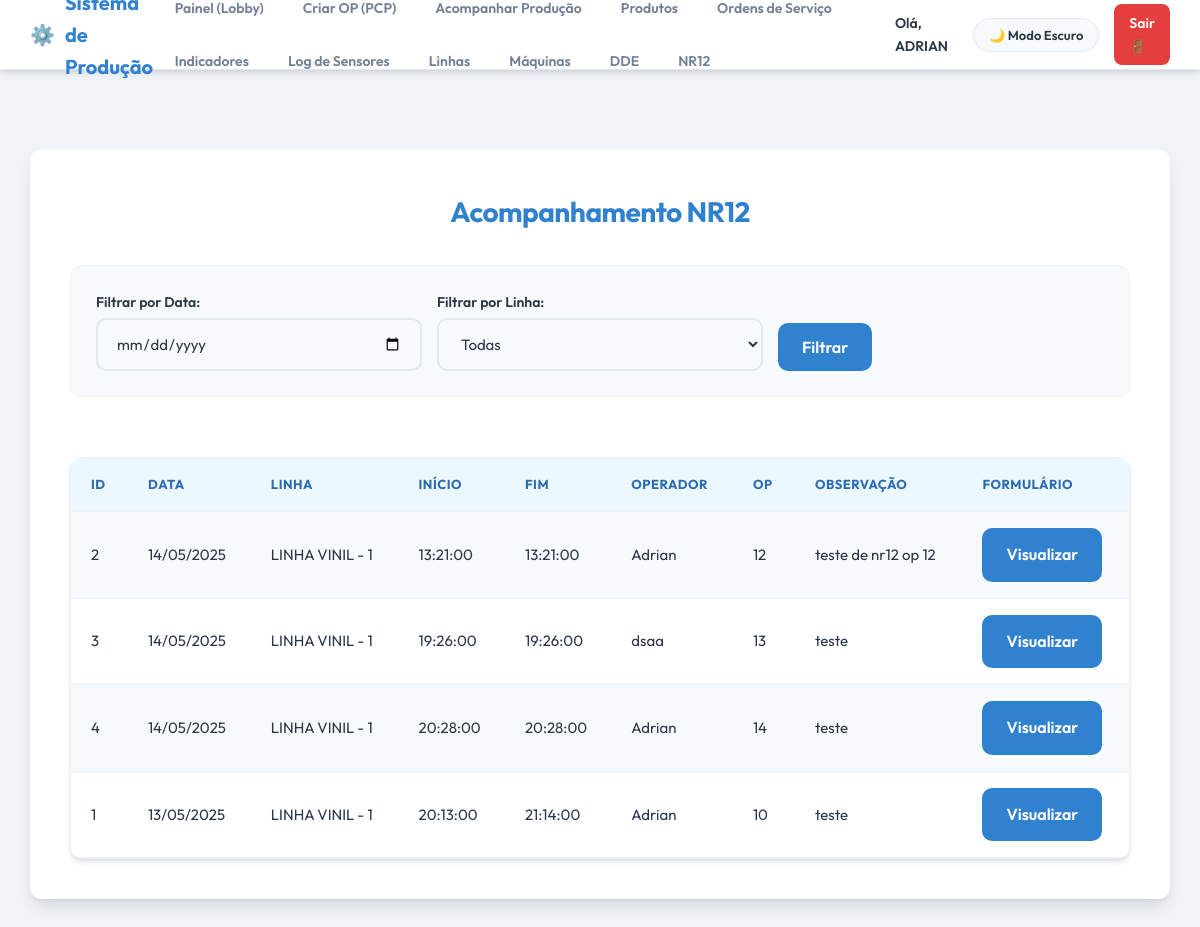
Page /pages/nr12_acompanhamento.php (signed in) on the committed database.
### tables this page shows
CREATE TABLE `tab_nr12` (
  `ID_TAB_NR12` int NOT NULL AUTO_INCREMENT,
  `NR12_DATA` date NOT NULL,
  `NR12_LINHA` varchar(50) NOT NULL,
  `NR12_INICIO` time NOT NULL,
  `NR12_FIM` time NOT NULL,
  `NR12_OPERADOR` varchar(100) NOT NULL,
  `NR12_OP` int NOT NULL,
  `Q1` enum('CONFORME','NÃO CONFORME','NÃO APLICÁVEL') NOT NULL,
  `Q2` enum('CONFORME','NÃO CONFORME','NÃO APLICÁVEL') NOT NULL,
  `Q3` enum('CONFORME','NÃO CONFORME','NÃO APLICÁVEL') NOT NULL,
  `Q4` enum('CONFORME','NÃO CONFORME','NÃO APLICÁVEL') NOT NULL,
  `Q5` enum('CONFORME','NÃO CONFORME','NÃO APLICÁVEL') NOT NULL,
  `Q6` enum('CONFORME','NÃO CONFORME','NÃO APLICÁVEL') NOT NULL,
  `Q7` enum('CONFORME','NÃO CONFORME','NÃO APLICÁVEL') NOT NULL,
  `Q8` enum('CONFORME','NÃO CONFORME','NÃO APLICÁVEL') NOT NULL,
  `Q9` enum('CONFORME','NÃO CONFORME','NÃO APLICÁVEL') NOT NULL,
  `Q10` enum('CONFORME','NÃO CONFORME','NÃO APLICÁVEL') NOT NULL,
  `Q11` enum('CONFORME','NÃO CONFORME','NÃO APLICÁVEL') NOT NULL,
  `Q12` enum('CONFORME','NÃO CONFORME','NÃO APLICÁVEL') NOT NULL,
  `Q13` enum('CONFORME','NÃO CONFORME','NÃO APLICÁVEL') NOT NULL,
  `Q14` enum('CONFORME','NÃO CONFORME','NÃO APLICÁVEL') NOT NULL,
  `Q15` enum('CONFORME','NÃO CONFORME','NÃO APLICÁVEL') NOT NULL,
  `NR12_OBS` text,
  `criado_em` timestamp NULL DEFAULT CURRENT_TIMESTAMP,
  PRIMARY KEY (`ID_TAB_NR12`)
);

### pages/nr12_acompanhamento.php (the view, shortened to what this page needs)
<?php
include('../php/conexao.php');
$segmento = $_SESSION['segmento'];
$dataSelecionada = '';
if ($segmento == 'PRODUÇÃO') {
    $dataSelecionada = date('Y-m-d');
    $linhaSelecionada = '';
} else {
    $dataSelecionada = isset($_POST['data']) ? $_POST['data'] : '';
}
$sql = "SELECT * FROM tab_nr12 WHERE 1=1";
$sql .= " ORDER BY NR12_DATA DESC";
$result = mysqli_query($conn, $sql);
?>
<!DOCTYPE html>
<html lang="pt-br">
<head>
<link rel="stylesheet" href="../css/style.css">
</head>
<body>
<?php include_once dirname(__DIR__) . '/php/header.php'; ?>
<div class="container">
<h2>Acompanhamento NR12</h2>
<form method="POST" action="">
<div class="filtros">
    <div>
        <label for="data">Filtrar por Data:</label>
        <input type="date" id="data" name="data" value="<?php echo $dataSelecionada; ?>" <?php echo ($segmento == 'PRODUÇÃO') ? 'disabled' : ''; ?>>
    </div>
    <div>
        <label for="linha">Filtrar por Linha:</label>
        <select id="linha" name="linha" <?php echo ($segmento == 'PRODUÇÃO') ? 'disabled' : ''; ?>>
            <option value="">Todas</option>
        </select>
    </div>
    <div>
        <button type="submit" <?php echo ($segmento == 'PRODUÇÃO') ? 'disabled' : ''; ?>>Filtrar</button>
    </div>
</div>
</form>
<?php
if (mysqli_num_rows($result) > 0) {
    echo "<table>";
    echo "<tr>
        <th>ID</th>
        <th>Data</th>
        <th>Linha</th>
        <th>Início</th>
        <th>Fim</th>
        <th>Operador</th>
        <th>OP</th>
        <th>Observação</th>
        <th>Formulário</th>
    </tr>";
    while ($row = mysqli_fetch_assoc($result)) {
        echo "<tr>";
        echo "<td>" . $row['ID_TAB_NR12'] . "</td>";
        echo "<td>" . date('d/m/Y', strtotime($row['NR12_DATA'])) . "</td>";
        echo "<td>" . $row['NR12_LINHA'] . "</td>";
        echo "<td>" . $row['NR12_INICIO'] . "</td>";
        echo "<td>" . $row['NR12_FIM'] . "</td>";
        echo "<td>" . $row['NR12_OPERADOR'] . "</td>";
        echo "<td>" . $row['NR12_OP'] . "</td>";
        echo "<td>" . $row['NR12_OBS'] . "</td>";
        echo "<td>
            <a href='nr12_visualizar.php?id=" . (int)$row['NR12_OP'] . "' class='btn'>Visualizar</a>
        </td>";
        echo "</tr>";
    }
    echo "</table></div>";
} else {
    echo "<div class='info-box'><p>Nenhum registro encontrado para a seleção.</p></div>";
}
?>
</body>
</html>

### css/style.css (style rules this page uses)
:root { --bg-color: #f0f4f8; --container-bg: #ffffff; --text-color: #2d3748; --text-muted: #718096; --primary-color: #3182ce; --primary-hover: #2b6cb0; --accent-color: #38b2ac; --input-bg: #f7fafc; --input-border: #e2e8f0; --table-bg: #ffffff; --table-border: #edf2f7; --table-header-bg: #ebf8ff; --table-header-text: #2b6cb0; --table-row-even: #f7fafc; --table-row-odd: #ffffff; --danger-color: #e53e3e; --success-color: #38a169; --warning-color: #d69e2e; --shadow-sm: 0 1px 2px 0 rgba(0, 0, 0, 0.05); --shadow-md: 0 4px 6px -1px rgba(0, 0, 0, 0.1), 0 2px 4px -1px rgba(0, 0, 0, 0.06); --shadow-lg: 0 10px 15px -3px rgba(0, 0, 0, 0.1), 0 4px 6px -2px rgba(0, 0, 0, 0.05); --border-radius: 12px; }
* { box-sizing: border-box; margin: 0; padding: 0; }
body { font-family: 'Outfit', sans-serif; background-color: var(--bg-color); color: var(--text-color); line-height: 1.6; transition: background-color 0.3s ease, color 0.3s ease; padding-bottom: 60px; }
.container, .login-container, .form-container, .form-os { width: 95%; max-width: 1500px; margin: 60px auto; background: var(--container-bg); padding: 40px; border-radius: var(--border-radius); box-shadow: var(--shadow-lg); transition: background-color 0.3s ease, box-shadow 0.3s ease; position: relative; }
h2, h3 { text-align: center; color: var(--primary-color); font-weight: 700; margin-bottom: 30px; letter-spacing: -0.5px; }
h2 { font-size: 28px; }
form { display: flex; flex-direction: column; gap: 20px; }
label { font-weight: 600; font-size: 14px; color: var(--text-color); margin-bottom: 5px; display: block; }
input, select, textarea { padding: 14px 18px; border: 2px solid var(--input-border); background: var(--input-bg); color: var(--text-color); border-radius: 10px; font-size: 15px; font-family: 'Outfit', sans-serif; transition: all 0.3s ease; width: 100%; }
button, .btn { background: var(--primary-color); color: #ffffff; font-weight: 600; padding: 14px 24px; border: none; border-radius: 10px; cursor: pointer; font-size: 16px; font-family: 'Outfit', sans-serif; transition: all 0.3s ease; display: inline-block; text-align: center; text-decoration: none; white-space: nowrap; }
table { width: 100%; border-collapse: separate; border-spacing: 0; background-color: var(--table-bg); font-size: 15px; border-radius: var(--border-radius); overflow: hidden; box-shadow: var(--shadow-md); margin-top: 30px; border: 1px solid var(--table-border); }
th, td { padding: 16px 20px; text-align: left; border-bottom: 1px solid var(--table-border); white-space: nowrap; }
th { background-color: var(--table-header-bg); color: var(--table-header-text); font-weight: 700; text-transform: uppercase; font-size: 13px; letter-spacing: 0.5px; }
td { color: var(--text-color); }
tbody tr { transition: background-color 0.2s ease; }
tbody tr:nth-child(even) { background-color: var(--table-row-even); }
tbody tr:nth-child(odd) { background-color: var(--table-row-odd); }
.filtros { display: flex; flex-wrap: wrap; gap: 15px; background: var(--input-bg); padding: 25px; border-radius: var(--border-radius); margin-bottom: 30px; align-items: flex-end; border: 1px solid var(--table-border); }
.filtros > div { flex: 1; min-width: 200px; }

### rows in the picture
tab_nr12: ID_TAB_NR12 "2", NR12_DATA "14/05/2025", NR12_LINHA "LINHA VINIL - 1", NR12_INICIO "13:21:00", NR12_FIM "13:21:00", NR12_OPERADOR "Adrian", NR12_OP "12", NR12_OBS "teste de nr12 op 12"
tab_nr12: ID_TAB_NR12 "3", NR12_DATA "14/05/2025", NR12_LINHA "LINHA VINIL - 1", NR12_INICIO "19:26:00", NR12_FIM "19:26:00", NR12_OPERADOR "dsaa", NR12_OP "13", NR12_OBS "teste"
tab_nr12: ID_TAB_NR12 "4", NR12_DATA "14/05/2025", NR12_LINHA "LINHA VINIL - 1", NR12_INICIO "20:28:00", NR12_FIM "20:28:00", NR12_OPERADOR "Adrian", NR12_OP "14", NR12_OBS "teste"
tab_nr12: ID_TAB_NR12 "1", NR12_DATA "13/05/2025", NR12_LINHA "LINHA VINIL - 1", NR12_INICIO "20:13:00", NR12_FIM "21:14:00", NR12_OPERADOR "Adrian", NR12_OP "10", NR12_OBS "teste"

### other values in the picture
$_SESSION['nome'] "ADRIAN"
